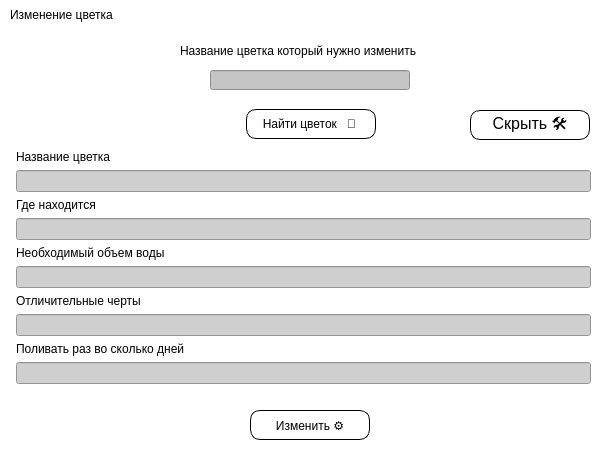
<?xml version="1.0" encoding="UTF-8"?>
<ui version="4.0">
 <class>Up</class>
 <widget class="QWidget" name="Up">
  <property name="geometry">
   <rect>
    <x>0</x>
    <y>0</y>
    <width>603</width>
    <height>464</height>
   </rect>
  </property>
  <property name="minimumSize">
   <size>
    <width>603</width>
    <height>464</height>
   </size>
  </property>
  <property name="maximumSize">
   <size>
    <width>603</width>
    <height>464</height>
   </size>
  </property>
  <property name="windowTitle">
   <string>Form</string>
  </property>
  <property name="styleSheet">
   <string notr="true">QWidget {
	
	background-color: rgb(255, 255, 255);
	color: black;
}
</string>
  </property>
  <widget class="QLabel" name="label_9">
   <property name="geometry">
    <rect>
     <x>10</x>
     <y>-1</y>
     <width>141</width>
     <height>31</height>
    </rect>
   </property>
   <property name="styleSheet">
    <string notr="true">QLabel {
	
	font: 12pt &quot;MS Shell Dlg 2&quot;;
}</string>
   </property>
   <property name="text">
    <string>Изменение цветка</string>
   </property>
  </widget>
  <widget class="QLabel" name="label">
   <property name="geometry">
    <rect>
     <x>180</x>
     <y>35</y>
     <width>250</width>
     <height>31</height>
    </rect>
   </property>
   <property name="styleSheet">
    <string notr="true">QLabel {
	
	font: 9pt &quot;MS Shell Dlg 2&quot;;
}</string>
   </property>
   <property name="text">
    <string>Название цветка который нужно изменить</string>
   </property>
  </widget>
  <widget class="QLineEdit" name="lineEdit">
   <property name="geometry">
    <rect>
     <x>210</x>
     <y>70</y>
     <width>200</width>
     <height>20</height>
    </rect>
   </property>
   <property name="styleSheet">
    <string notr="true">QLineEdit {
background-color: rgb(197, 197, 197);
}</string>
   </property>
  </widget>
  <widget class="QPushButton" name="udel">
   <property name="geometry">
    <rect>
     <x>246</x>
     <y>109</y>
     <width>130</width>
     <height>30</height>
    </rect>
   </property>
   <property name="styleSheet">
    <string notr="true">QPushButton:hover {
	background-color: rgb(180, 252, 255);
	transition: 0.5s;
}
QPushButton {
	border: 1px solid black;
    border-radius:  10px;
	transition: 0.5s;
	font-size: 12px;
}</string>
   </property>
   <property name="text">
    <string>Найти цветок   🔎 </string>
   </property>
  </widget>
  <widget class="QWidget" name="formLayoutWidget">
   <property name="geometry">
    <rect>
     <x>10</x>
     <y>150</y>
     <width>581</width>
     <height>241</height>
    </rect>
   </property>
   <layout class="QFormLayout" name="formLayout">
    <item row="0" column="1">
     <widget class="QLabel" name="label_2">
      <property name="styleSheet">
       <string notr="true">QLabel {
	text-align: center;
}</string>
      </property>
      <property name="text">
       <string>Название цветка</string>
      </property>
     </widget>
    </item>
    <item row="1" column="1">
     <widget class="QLineEdit" name="lineEdit_2">
      <property name="styleSheet">
       <string notr="true">QLineEdit {
background-color: rgb(207, 207, 207);
}</string>
      </property>
      <property name="text">
       <string/>
      </property>
     </widget>
    </item>
    <item row="2" column="1">
     <widget class="QLabel" name="label_3">
      <property name="styleSheet">
       <string notr="true">QLabel {
	text-align: center;
}</string>
      </property>
      <property name="text">
       <string>Где находится</string>
      </property>
     </widget>
    </item>
    <item row="3" column="1">
     <widget class="QLineEdit" name="lineEdit_3">
      <property name="styleSheet">
       <string notr="true">QLineEdit {
background-color: rgb(207, 207, 207);
}</string>
      </property>
      <property name="text">
       <string/>
      </property>
     </widget>
    </item>
    <item row="4" column="1">
     <widget class="QLabel" name="label_4">
      <property name="styleSheet">
       <string notr="true">QLabel {
	text-align: center;
}</string>
      </property>
      <property name="text">
       <string>Необходимый объем воды</string>
      </property>
     </widget>
    </item>
    <item row="5" column="1">
     <widget class="QLineEdit" name="lineEdit_4">
      <property name="styleSheet">
       <string notr="true">QLineEdit {
background-color: rgb(207, 207, 207);
}</string>
      </property>
      <property name="text">
       <string/>
      </property>
     </widget>
    </item>
    <item row="6" column="1">
     <widget class="QLabel" name="label_5">
      <property name="styleSheet">
       <string notr="true">QLabel {
	text-align: center;
}</string>
      </property>
      <property name="text">
       <string>Отличительные черты</string>
      </property>
     </widget>
    </item>
    <item row="7" column="1">
     <widget class="QLineEdit" name="lineEdit_5">
      <property name="styleSheet">
       <string notr="true">QLineEdit {
background-color: rgb(207, 207, 207);
}</string>
      </property>
      <property name="text">
       <string/>
      </property>
     </widget>
    </item>
    <item row="8" column="1">
     <widget class="QLabel" name="label_6">
      <property name="styleSheet">
       <string notr="true">QLabel {
	text-align: center;
}</string>
      </property>
      <property name="text">
       <string>Поливать раз во сколько дней</string>
      </property>
     </widget>
    </item>
    <item row="9" column="1">
     <widget class="QLineEdit" name="lineEdit_6">
      <property name="styleSheet">
       <string notr="true">QLineEdit {
background-color: rgb(207, 207, 207);
}</string>
      </property>
      <property name="text">
       <string/>
      </property>
     </widget>
    </item>
   </layout>
  </widget>
  <widget class="QPushButton" name="udel_2">
   <property name="geometry">
    <rect>
     <x>250</x>
     <y>410</y>
     <width>120</width>
     <height>30</height>
    </rect>
   </property>
   <property name="styleSheet">
    <string notr="true">QPushButton:hover {
	background-color: rgb(216, 216, 216);
	transition: 0.5s;
}
QPushButton {
	border: 1px solid black;
    border-radius:  10px;
	transition: 0.5s;
	font-size: 12px;
}</string>
   </property>
   <property name="text">
    <string>Изменить ⚙️</string>
   </property>
  </widget>
  <widget class="QPushButton" name="udel_3">
   <property name="geometry">
    <rect>
     <x>470</x>
     <y>110</y>
     <width>120</width>
     <height>30</height>
    </rect>
   </property>
   <property name="styleSheet">
    <string notr="true">QPushButton:hover {
	background-color: rgb(184, 184, 184);
	transition: 0.5s;
}
QPushButton {
	border: 1px solid black;
    border-radius:  10px;
	transition: 0.5s;
	font-size: 16px;
}</string>
   </property>
   <property name="text">
    <string>Скрыть 🛠️</string>
   </property>
  </widget>
  <widget class="QLabel" name="error">
   <property name="geometry">
    <rect>
     <x>10</x>
     <y>118</y>
     <width>224</width>
     <height>13</height>
    </rect>
   </property>
   <property name="styleSheet">
    <string notr="true">QLabel {	
	font: 10px &quot;MS Shell Dlg 2&quot;;
	color: rgb(240, 41, 41);
}</string>
   </property>
   <property name="text">
    <string/>
   </property>
  </widget>
 </widget>
 <resources/>
 <connections/>
</ui>
